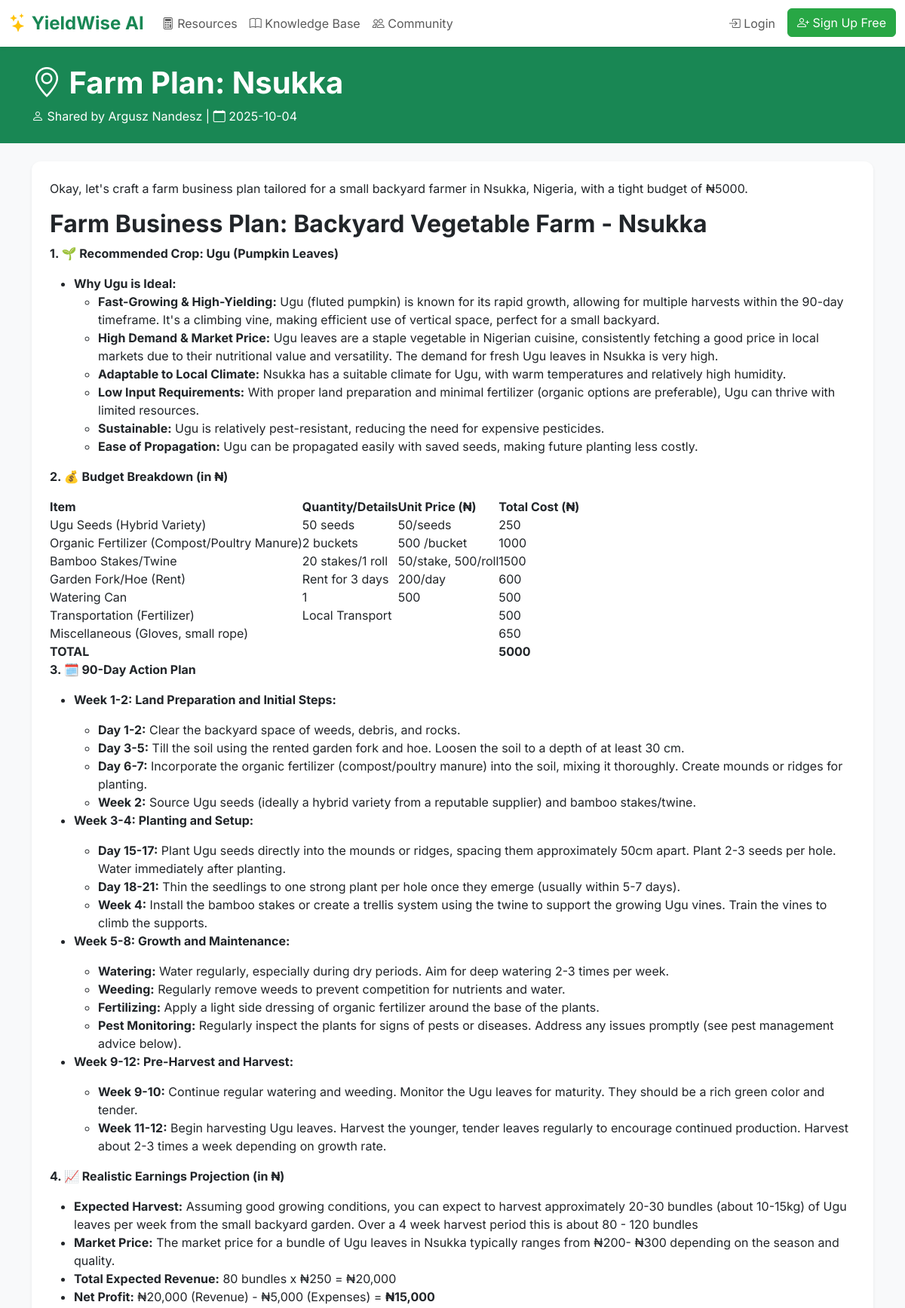
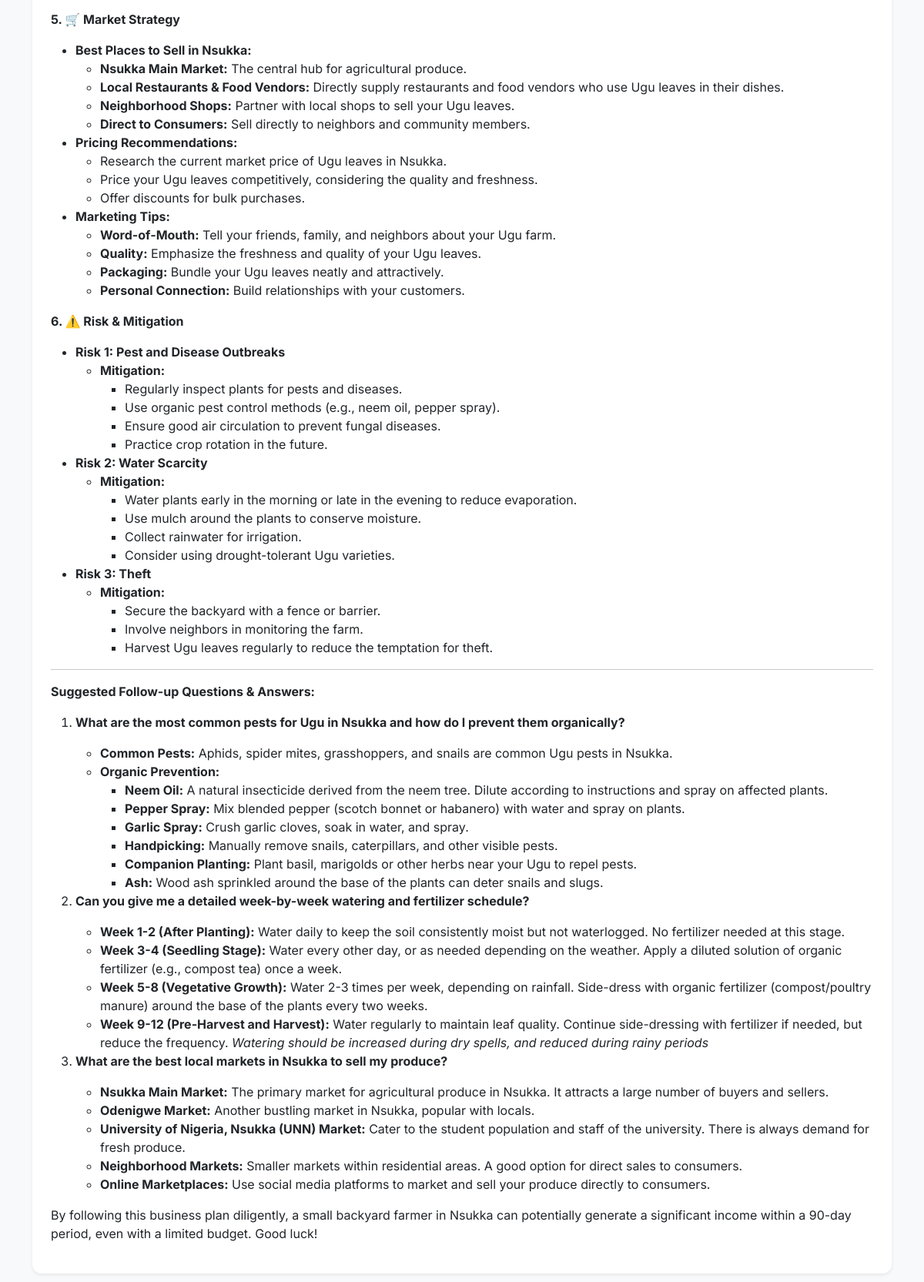
/showcase/0be33768-6da3-4dbe-bef4-6794ed0a5ebe (upper part), run on the app's committed database (2 pictures, top to bottom).
### tables this page shows
CREATE TABLE farm_plans (
            id INTEGER PRIMARY KEY AUTOINCREMENT, user_id INTEGER, 
            location TEXT NOT NULL, country TEXT, currency TEXT, 
            plan_html TEXT NOT NULL, showcase_id TEXT, 
            is_promoted INTEGER DEFAULT 0, -- New monetization field
            created_at TIMESTAMP DEFAULT CURRENT_TIMESTAMP, 
            FOREIGN KEY (user_id) REFERENCES users (id)
        );

CREATE TABLE users (id INTEGER PRIMARY KEY AUTOINCREMENT, email TEXT NOT NULL UNIQUE, password TEXT NOT NULL, name TEXT NOT NULL);

### app.py (the view)
@app.route('/showcase/<showcase_id>')
def showcase(showcase_id):
    conn = get_db_connection()
    plan = conn.execute(
        'SELECT p.*, u.name as user_name FROM farm_plans p JOIN users u ON p.user_id = u.id WHERE showcase_id = ?',
        (showcase_id,)
    ).fetchone()
    conn.close()
    if plan is None:
        abort(404)
    return render_template('showcase.html', plan=plan)

### app.py (called while the page is built)
def get_db_connection():
    conn = sqlite3.connect('yieldwise.db', check_same_thread=False, detect_types=sqlite3.PARSE_DECLTYPES | sqlite3.PARSE_COLNAMES)
    conn.row_factory = sqlite3.Row
    return conn

@app.template_filter('dateformat')
def dateformat(value, format='%Y-%m-%d'):
    if value is None: return ""
    if isinstance(value, str):
        try: value = datetime.strptime(value, '%Y-%m-%d %H:%M:%S')
        except (ValueError, TypeError): return value
    if hasattr(value, 'strftime'): return value.strftime(format)
    return value

### templates/showcase.html (shortened to what this page needs)
{% extends "base.html" %}
{% block content %}
<div class="bg-success text-white py-4">
    <div class="container">
        <h1 class="fw-bold mb-2">
            <i class="bi bi-geo-alt"></i> Farm Plan: {{ plan.location }}
        </h1>
        <p class="mb-0">
            <i class="bi bi-person"></i> Shared by {{ plan.user_name }} |
            <i class="bi bi-calendar"></i> {{ plan.created_at|dateformat }}
        </p>
    </div>
</div>
<div class="container py-4">
    <div class="card shadow-sm">
        <div class="card-body p-4">
            {{ plan.plan_html|safe }}
        </div>
    </div>
</div>
{% endblock %}

### static/css/style.css (style rules this page uses)
:root { --primary-green: #28a745; --primary-green-dark: #218838; --secondary-gold: #ffc107; --bg-light: #f8f9fa; --text-dark: #212529; --text-muted: #6c757d; --border-color: #dee2e6; }
* { margin: 0; padding: 0; box-sizing: border-box; }
body { font-family: 'Inter', -apple-system, BlinkMacSystemFont, 'Segoe UI', Roboto, sans-serif; background-color: var(--bg-light); color: var(--text-dark); padding-bottom: 70px; }
@media (min-width: 992px) { body { padding-bottom: 0; } }
.card { border: none; border-radius: 12px; box-shadow: 0 2px 8px rgba(0, 0, 0, 0.08); transition: transform 0.3s, box-shadow 0.3s; }

### data on the page
farm_plans: location "Nsukka", created_at "2025-10-04", plan_html "Okay, let's craft a farm business plan tailored for a small backyard farmer in Nsukka, Nigeria, with a tight budget of ₦5000. Farm Business Plan: Backyard Vegetable Farm - Nsukka 1. 🌱 Recommended Crop: Ugu (Pumpkin Leaves) Why Ugu is Ideal: Fast-Growing & High-Yielding: Ugu (fluted pumpkin) is known for its rapid growth, allowing for multiple harvests within the 90-day timeframe. It's a climbing vine, making efficient use of vertical space, perfect for a small backyard. High Demand & Market Price: Ugu leaves are a staple vegetable in Nigerian cuisine, consistently fetching a good price in local markets due to their nutritional value and versatility. The demand for fresh Ugu leaves in Nsukka…"
users: user_name "Argusz Nandesz"
